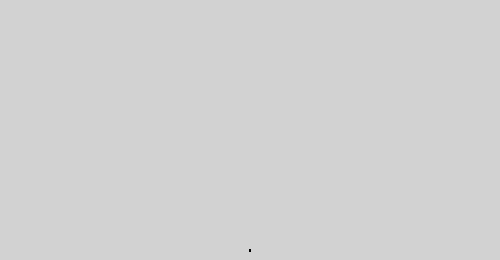
Frame 1 (no input)
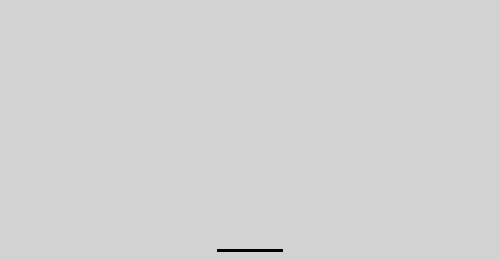
Frame 60 (the mouse pressed at the canvas centre just before this capture)
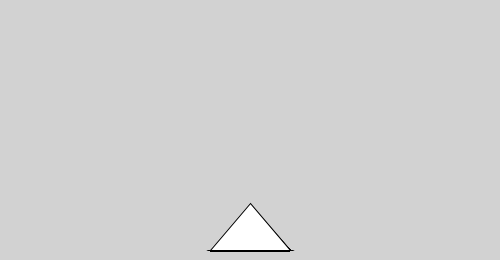
Frame 120 (the mouse held since frame 60 and released just before this capture)

The Processing sketch that drew these frames (run headless with seeded random() and noise(); from frame 60 on, the mouse is pressed at the canvas centre):

// Processing sketch: geometricProcessing
// ── geometricProcessing.pde
// create variables for centerpoint of canvas and scale value
int midX = 0;
int midY = 0;
int baseline = 0;
float triangleCounter = 0;
float scale = 1;
float shapeBaseWidth = 80;

void setup() {
  background(210);
  size(500, 260);  
  stroke(0); 
 
  midX = width/2;  // middle x value of canvas
  midY = height/2; // middle y value of canvas
  baseline = height - 10; // where the line is drawn from as measured "up" from bottom
  triangleCounter = baseline; // this gives me a way to keep track of the triangle growth
}

void draw() {
   
  // according to the trig, this should be the topmost point for the triangle
  //point(midX, baseline-69.28);
  
  // basically makes the bottom line grow to a width of 80
  if(scale < shapeBaseWidth) {
    scale = drawLine(scale);
  }
   
   // scale now acts as a counter for the overall drawing...
   else if(scale < 150) {
     scale++;
     // draw the traingle until we reach 150 = shapeBaseWidth + 69.28
     // which is the height of the traingle's topmost vertex off the baseline
     triangleCounter = drawTriangle(triangleCounter);
   }
  else {
    // reset the view and all the counter variables
    background(210);
    triangleCounter = baseline;
    scale = 1; 
  }
}














// ── shapeFiles.pde
float drawLine(float i) {
  rectMode(CENTER);
   rect(midX, baseline, i, 2);
   fill(0);
   i = i+1.1;
   return i;
}

float drawTriangle(float i) {
  
   float baseWidth = 40;
   fill(255);
   
   float x1 = midX - baseWidth;
   float x2 = midX + baseWidth;
   float x3 = midX;
   float y1 = baseline;
   float y2 = y1;
   float y3 = i; 
   
   triangle(x1, y1, x2, y2, x3, y3);
  
  i = i - 1;
  return i;
}
